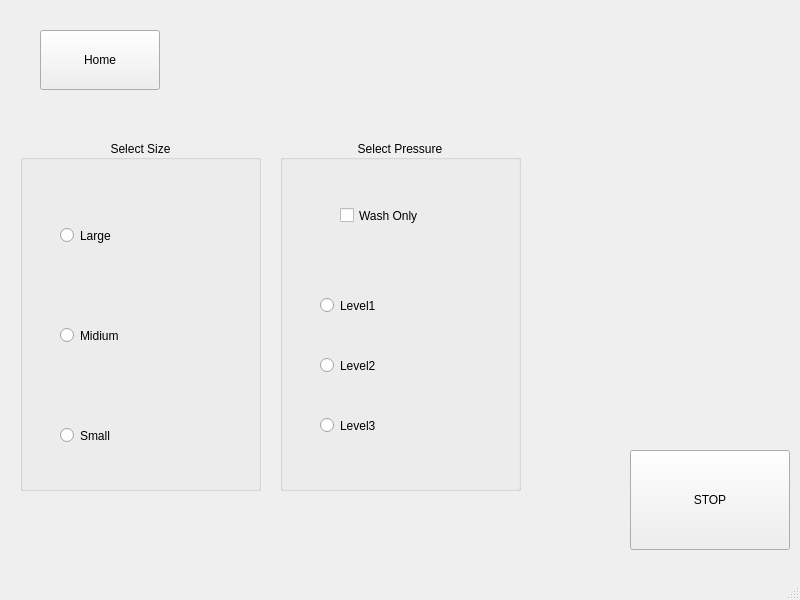
<?xml version="1.0" encoding="UTF-8"?>
<ui version="4.0">
 <class>MainWindow</class>
 <widget class="QMainWindow" name="MainWindow">
  <property name="geometry">
   <rect>
    <x>0</x>
    <y>0</y>
    <width>800</width>
    <height>600</height>
   </rect>
  </property>
  <property name="windowTitle">
   <string>MainWindow</string>
  </property>
  <widget class="QWidget" name="centralwidget">
   <widget class="QGroupBox" name="groupBox">
    <property name="geometry">
     <rect>
      <x>20</x>
      <y>140</y>
      <width>241</width>
      <height>351</height>
     </rect>
    </property>
    <property name="title">
     <string>Select Size</string>
    </property>
    <property name="alignment">
     <set>Qt::AlignCenter</set>
    </property>
    <widget class="QRadioButton" name="q_rad_large">
     <property name="geometry">
      <rect>
       <x>40</x>
       <y>60</y>
       <width>161</width>
       <height>71</height>
      </rect>
     </property>
     <property name="text">
      <string>Large</string>
     </property>
    </widget>
    <widget class="QRadioButton" name="q_rad_midium">
     <property name="geometry">
      <rect>
       <x>40</x>
       <y>160</y>
       <width>171</width>
       <height>71</height>
      </rect>
     </property>
     <property name="text">
      <string>Midium</string>
     </property>
    </widget>
    <widget class="QRadioButton" name="q_rad_small">
     <property name="geometry">
      <rect>
       <x>40</x>
       <y>260</y>
       <width>161</width>
       <height>71</height>
      </rect>
     </property>
     <property name="text">
      <string>Small</string>
     </property>
    </widget>
   </widget>
   <widget class="QPushButton" name="q_btn_home">
    <property name="geometry">
     <rect>
      <x>40</x>
      <y>30</y>
      <width>120</width>
      <height>60</height>
     </rect>
    </property>
    <property name="text">
     <string>Home</string>
    </property>
   </widget>
   <widget class="QGroupBox" name="groupBox_3">
    <property name="geometry">
     <rect>
      <x>280</x>
      <y>140</y>
      <width>241</width>
      <height>351</height>
     </rect>
    </property>
    <property name="title">
     <string>Select Pressure</string>
    </property>
    <property name="alignment">
     <set>Qt::AlignCenter</set>
    </property>
    <widget class="QRadioButton" name="q_rad_Level1">
     <property name="geometry">
      <rect>
       <x>40</x>
       <y>140</y>
       <width>121</width>
       <height>51</height>
      </rect>
     </property>
     <property name="text">
      <string>Level1</string>
     </property>
    </widget>
    <widget class="QRadioButton" name="q_rad_Level2">
     <property name="geometry">
      <rect>
       <x>40</x>
       <y>200</y>
       <width>121</width>
       <height>51</height>
      </rect>
     </property>
     <property name="text">
      <string>Level2</string>
     </property>
    </widget>
    <widget class="QRadioButton" name="q_rad_Level3">
     <property name="geometry">
      <rect>
       <x>40</x>
       <y>260</y>
       <width>121</width>
       <height>51</height>
      </rect>
     </property>
     <property name="text">
      <string>Level3</string>
     </property>
    </widget>
    <widget class="QCheckBox" name="q_chkb_washonly">
     <property name="geometry">
      <rect>
       <x>60</x>
       <y>50</y>
       <width>121</width>
       <height>51</height>
      </rect>
     </property>
     <property name="text">
      <string>Wash Only</string>
     </property>
    </widget>
   </widget>
   <widget class="QPushButton" name="q_btn_stop">
    <property name="geometry">
     <rect>
      <x>630</x>
      <y>450</y>
      <width>160</width>
      <height>100</height>
     </rect>
    </property>
    <property name="text">
     <string>STOP</string>
    </property>
   </widget>
  </widget>
  <widget class="QMenuBar" name="menubar">
   <property name="geometry">
    <rect>
     <x>0</x>
     <y>0</y>
     <width>800</width>
     <height>22</height>
    </rect>
   </property>
  </widget>
  <widget class="QStatusBar" name="statusbar"/>
 </widget>
 <resources/>
 <connections/>
</ui>
